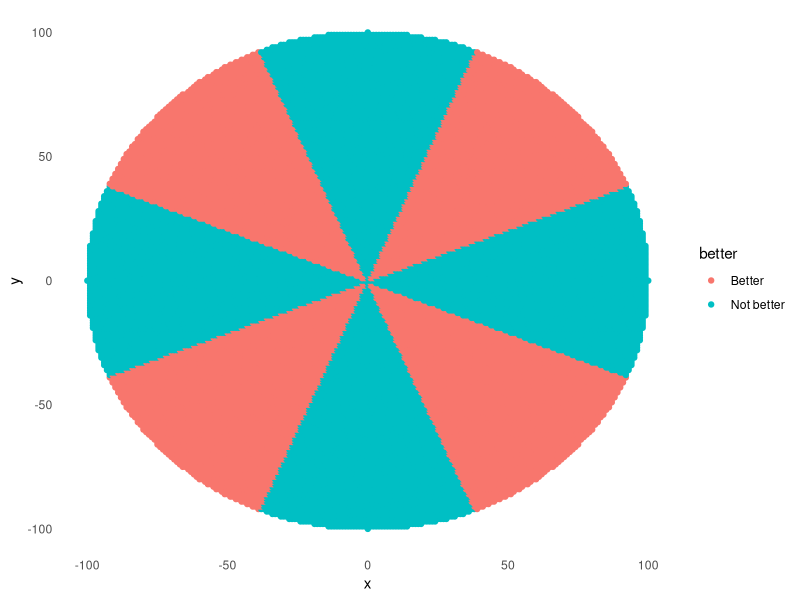

R code for this plot:
##################################################################
### Puzzle Date: 2020.02.14
### Puzzle Name: Can You Solve This Rather Pedestrian Puzzle?
### Version: Express
### Date Created: 2020.03.21
##################################################################

library(ggplot2)
library(dplyr)
### Set number of city blocks (radius of City)
num <- 100

### Create square grid with all coordinates
x <- -num:num
y <- -num:num
df <- expand.grid(x = x, y = y)

### Find distance from center using old method (parallel sidewalks)
old_dist <- function(x,y) {
  abs(x) + abs(y)
}
df$old <- old_dist(x = df$x, y = df$y)

### Find distance from center using new method (diagonal sidewalks)
new_dist <- function(x, y) {
  ifelse(abs(x) >= abs(y), abs(x) * sqrt(2),abs(y) * sqrt(2))
}
df$new <- new_dist(x = df$x,y = df$y)

### Find if the new path is shorter
better <- function(x, y) {
  ifelse(x<=y, "Not better", "Better")
}
df$better <- better(x = df$old, y = df$new)
df$better <- as.factor(df$better)

### Find distance from center for each coordinate
dist <- function(x,y) {
  sqrt(x**2 + y**2)
}
df$dist <- dist(x = df$x,y = df$y)

### Only keep coordinates that are within the city radius
df2 <- df[df$dist <= num,]

### Plot results
ggplot(df2, aes(x = x, y = y, color = better)) +
  geom_point() +
  theme_minimal() + 
  theme(panel.grid.major = element_blank(), panel.grid.minor = element_blank())

### Find percent of homes that are better off
sum(df2$better == "Better")/nrow(df2) * 100